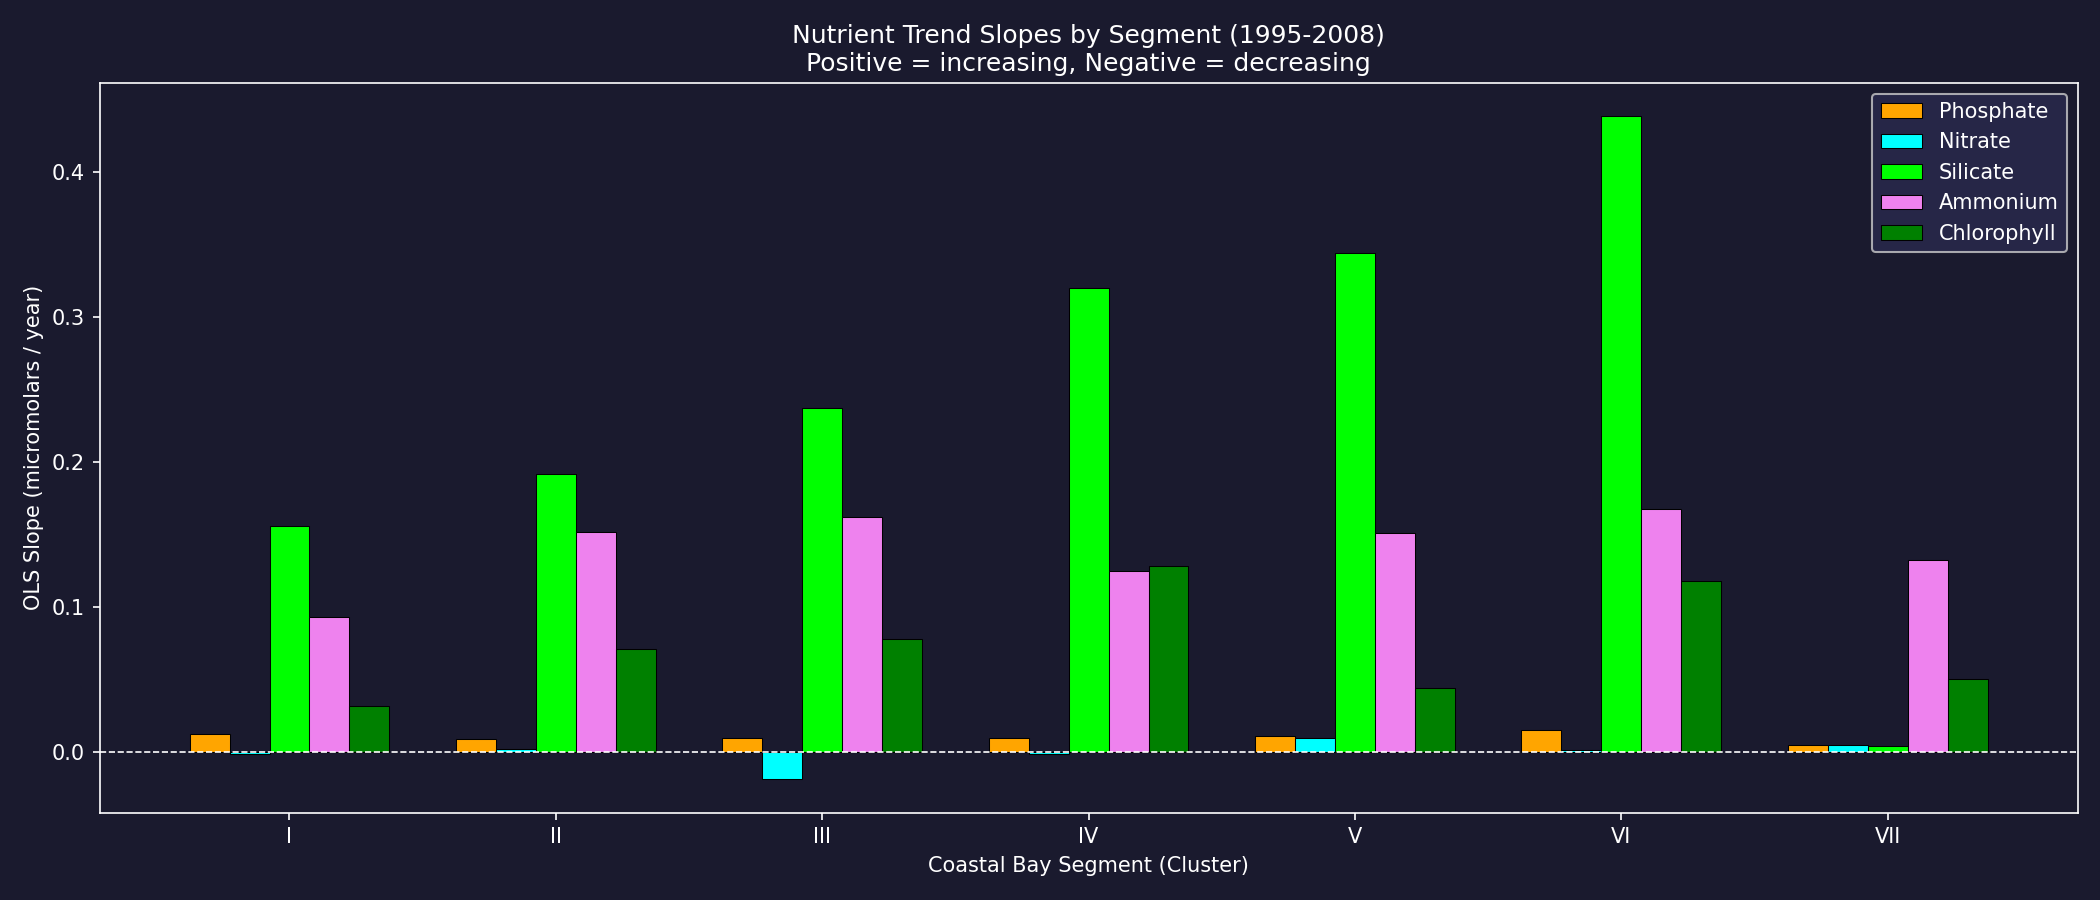

Recreate this plot in Python.
import matplotlib.pyplot as plt
import numpy
import statsmodels.api as sm
import csv
import os

YEARCOL   = 2
DATACOL   = 9
CFACTOR   = 3
BASE_PATH = os.path.join(os.path.dirname(__file__), "..", "Nutrient_Clusters_I_VII")
SCRIPT_DIR = os.path.dirname(__file__)

SEGMENTS = {1: "I", 2: "II", 3: "III", 4: "IV", 5: "V", 6: "VI", 7: "VII"}

NUTRIENTS = {
    "phosphate":   "orange",
    "nitrate":     "cyan",
    "silicate":    "lime",
    "ammonium":    "violet",
    "chlorophyll": "green",
}


def load_data(filepath, yearfirst, yearlast):
    xlist, ylist = [], []
    yearsum, samplenum = 0.0, 0
    curyear = yearfirst

    with open(filepath, encoding="utf-8-sig") as f:
        rows = list(csv.reader(f))

    for row in rows:
        if row[YEARCOL] == "YEAR" or not row[YEARCOL].strip().lstrip("-").isdigit():
            continue
        yr = int(row[YEARCOL])
        if yr < yearfirst:
            continue
        if yr > yearlast:
            break
        if row[DATACOL] == "":
            continue

        val = float(row[DATACOL].replace(",", "")) / CFACTOR

        if yr == curyear:
            yearsum += val
            samplenum += 1
        else:
            if samplenum:
                xlist.append(float(curyear))
                ylist.append(yearsum / samplenum)
            yearsum = val
            samplenum = 1
            curyear = yr

    if samplenum:
        xlist.append(float(curyear))
        ylist.append(yearsum / samplenum)

    return numpy.array(xlist), numpy.array(ylist)


def ols_slope(x, y):
    if len(x) < 3:
        return float("nan")
    xc = sm.add_constant(x)
    return sm.OLS(y, xc).fit().params[1]


def run(yearfirst, yearlast, out_filename):
    nutrient_names = list(NUTRIENTS.keys())
    cluster_nums   = list(SEGMENTS.keys())
    slopes = {n: [] for n in nutrient_names}

    print(f"\n--- {yearfirst}–{yearlast} ---")
    for cluster_num in cluster_nums:
        for nutrient in nutrient_names:
            filepath = os.path.join(BASE_PATH, f"Cluster{cluster_num}", f"{nutrient}.csv")
            if not os.path.exists(filepath):
                print(f"  missing {filepath}")
                slopes[nutrient].append(float("nan"))
                continue
            x, y = load_data(filepath, yearfirst, yearlast)
            slope = ols_slope(x, y)
            slopes[nutrient].append(slope)
            print(f"  Cluster {SEGMENTS[cluster_num]} | {nutrient:12s} slope = {slope:.6f}")

    n_clusters  = len(cluster_nums)
    n_nutrients = len(nutrient_names)
    bar_width   = 0.15
    x_pos       = numpy.arange(n_clusters)

    fig, ax = plt.subplots(figsize=(14, 6))

    for i, nutrient in enumerate(nutrient_names):
        offset = (i - n_nutrients / 2 + 0.5) * bar_width
        ax.bar(x_pos + offset, slopes[nutrient], width=bar_width,
               color=NUTRIENTS[nutrient], label=nutrient.capitalize(),
               edgecolor="black", linewidth=0.5)

    ax.axhline(0, color="white", linewidth=0.8, linestyle="--")
    ax.set_xticks(x_pos)
    ax.set_xticklabels([SEGMENTS[c] for c in cluster_nums])
    ax.set_xlabel("Coastal Bay Segment (Cluster)")
    ax.set_ylabel("OLS Slope (micromolars / year)")
    ax.set_title(f"Nutrient Trend Slopes by Segment ({yearfirst}–{yearlast})\n"
                 "Positive = increasing, Negative = decreasing")
    ax.set_facecolor("#1a1a2e")
    fig.patch.set_facecolor("#1a1a2e")
    ax.tick_params(colors="white")
    ax.xaxis.label.set_color("white")
    ax.yaxis.label.set_color("white")
    ax.title.set_color("white")
    for spine in ax.spines.values():
        spine.set_edgecolor("white")
    ax.legend(loc="upper right", facecolor="#2a2a4e", labelcolor="white")

    plt.tight_layout()
    out_path = os.path.join(SCRIPT_DIR, out_filename)
    plt.savefig(out_path, dpi=150)
    plt.close(fig)
    print(f"  Saved: {out_path}")


run(1995, 2008, "slope_comparison_1995_2008.png")
run(1995, 2021, "slope_comparison_1995_2021.png")
